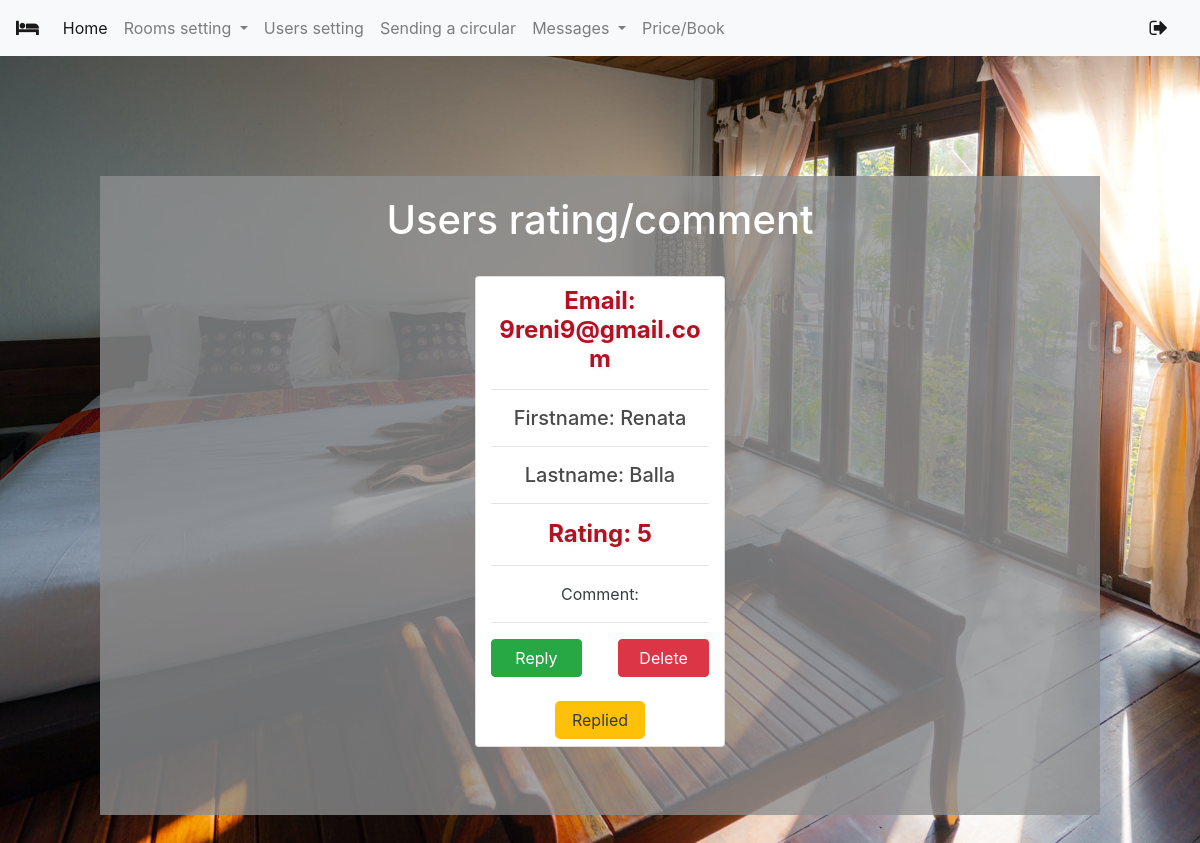
The app's page /admin/user_message.php?r=1 with its own data.
### tables this page shows
CREATE TABLE `users` (
  `id_user` int(11) NOT NULL,
  `username` varchar(30) NOT NULL,
  `firstname` varchar(30) NOT NULL,
  `lastname` varchar(30) NOT NULL,
  `password` varchar(32) NOT NULL,
  `email` varchar(40) NOT NULL,
  `code` char(40) NOT NULL,
  `registration_expires` datetime NOT NULL,
  `active` smallint(1) NOT NULL DEFAULT 0,
  `new_password` varchar(32) NOT NULL,
  `code_password` char(40) NOT NULL,
  `new_password_expires` datetime NOT NULL
);

CREATE TABLE `guest_contact` (
  `guest_contact_id` int(11) NOT NULL,
  `id_user` int(11) NOT NULL,
  `text` text NOT NULL,
  `rating` int(11) NOT NULL,
  `replied` tinyint(1) NOT NULL,
  `date_time` datetime NOT NULL
);

### admin/user_message.php (the view, shortened to what this page needs)
<!doctype html>
<html lang="en">
<head>
    <link href="iiiiii.css" rel="stylesheet" type="text/css">
    <link rel="stylesheet" href="https://stackpath.bootstrapcdn.com/bootstrap/4.3.1/css/bootstrap.min.css"
>
    <link rel="stylesheet" href="https://cdnjs.cloudflare.com/ajax/libs/font-awesome/4.7.0/css/font-awesome.min.css">
    <link href="/hotel/style.css"  rel="stylesheet" type="text/css">
</head>
<body>
<nav class="navbar navbar-expand-lg navbar-light bg-light">
    <a class="navbar-brand"  href="welcomeadmin.php"><i class="fa fa-hotel"></i> </a>
    <div class=" collapse navbar-collapse" id="navbarSupportedContent">
        <ul class="navbar-nav mr-auto">
            <li class="nav-item active">
                <a class="nav-link" href="welcomeadmin.php">Home <span class="sr-only">(current)</span></a>
            </li>
            <li class="nav-item dropdown">
                <a class="nav-link dropdown-toggle" href="#" id="navbarDropdown" role="button" data-toggle="dropdown"
                   aria-haspopup="true" aria-expanded="false">
                    Rooms setting
                </a>
            </li>
            <li class="nav-item navbar-right ">
                <a class="nav-link "  href="user.php">Users setting</a>
            </li>
            <li class="nav-item navbar-right ">
                <a class="nav-link "  href="circular.php">Sending a circular</a>
            </li>
            <li class="nav-item dropdown">
                <a class="nav-link dropdown-toggle" href="#" id="navbarDropdown" role="button" data-toggle="dropdown"
                   aria-haspopup="true" aria-expanded="false">
                    Messages
                </a>
            </li>
            <li class="nav-item navbar-right">
                <a class="nav-link " href="price.php">Price/Book </a>
            </li>
        </ul>
        <a class="navbar-brand" href="logout.php"><i class="fa fa-sign-out" aria-hidden="true"></i></a>
    </div>
</nav>
<div class="content mx-auto col-12 col-sm-12 col-md-10 col-lg-10" style="margin-bottom: 5%;" >
    <h1 class="text-center">Users rating/comment</h1><br>
    <?php
    include('C:\xampp\htdocs\hotel\db_config2.php');
    $sql = "SELECT * FROM guest_contact;";
    $result = $connection->query($sql);
    echo '<div class="row ok">';
    if ($result->num_rows > 0){
        while ($row = $result->fetch_assoc()) {
            echo '<div class="card col-md-3 col-10 mx-auto mb-5">';
            echo '<div class="card-block">';
            $sql2="SELECT * FROM users where id_user=".$row['id_user'];
            $result2 = $connection->query($sql2);
             if ($result2->num_rows > 0) {
                 while ($row2 = $result2->fetch_assoc()) {
                     echo '<h4  >Email: ' . $row2['email'] . '</h4>';
                     echo '<hr>';
                     echo '<h5 class="card-title"> Firstname: '.$row2['firstname']. '</h5>';
                     echo '<hr>';
                     echo '<h5 class="card-title"> Lastname: '.$row2['lastname']. '</h5>';
                     echo '<hr>';
                 }
             }
            echo '<h4> Rating: '. $row['rating'].'</h4>';
            echo '<hr>';
            echo '<p class="card-text">Comment: '. $row['text'].'</p>';
            echo '<hr>';
            echo "<form action='delete2.php' method='POST'><input type='hidden' name='delete3' value='".$row['guest_contact_id']."'><button type='submit'class='col-5 btn btn-danger float-right mb-4' onclick=\"if (!confirm('Are you sure?')) { return false }\"><span>Delete</span></button></form>";
            echo"<form action='user_message.php' method='POST'><input type='hidden' name='reply'  value='".$row['id_user']."'><button type='submit' class=' rep col-5 btn btn-success mb-4'>Reply</button></form>";
            if($row['replied']==1){
                echo '<div class="replied mx-auto col-5  text-center  bg-warning text-dark">Replied</div>';}
            echo '</div>';
            echo '</div>';
        }
    }
    echo '</div>';
    ?>
</div>
</body>
</html>

### admin/iiiiii.css (style rules this page uses)
.content { margin-top:10%; background-color: rgba(141, 143, 144, 0.79); padding-bottom: 20px; padding-top: 20px; color:#ffffff; height: auto; }
h4 { text-align: center; color: #e80729; text-shadow: 2px 2px 3px #ffecf7; }
h5 { text-align: center; font-weight: bold; color: #4b4a4a;; }
.ok h4 { margin-top: 10px; text-align: center; color: #b11220; font-weight: bolder; }
.ok p { color: #393d3d; text-align: center; }
.replied { padding:6px; border: 1px solid rgba(255, 255, 255, 0); border-radius: 5px; margin-bottom: 7px; }

### style.css (style rules this page uses)
* { box-sizing: border-box; }
body { background-image: url("style/bc6.jpg"); background-size: cover; background-position: center center; background-repeat: no-repeat; background-attachment: fixed; }

### records on screen
guest_contact: rating "5", replied "Replied"
users: email "9reni9@gmail.com", firstname "Renata", lastname "Balla"
